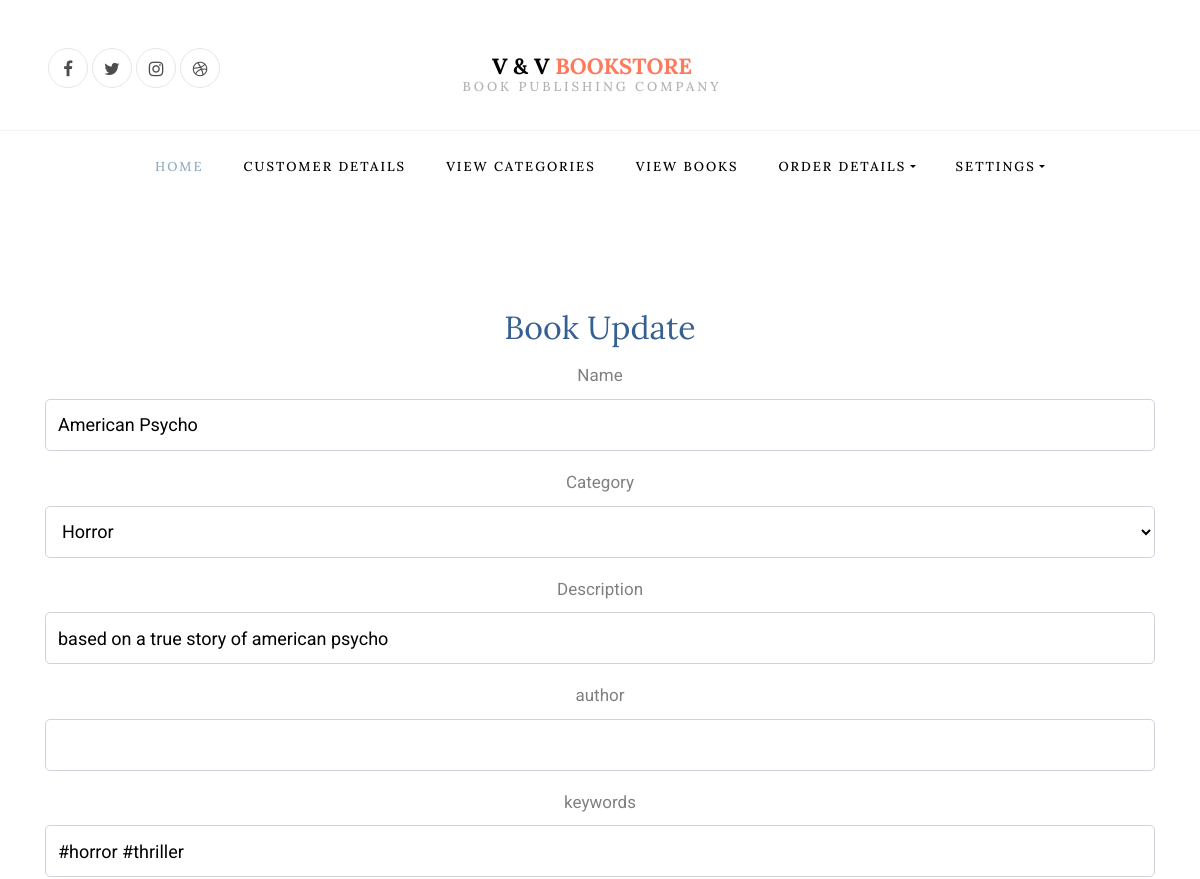
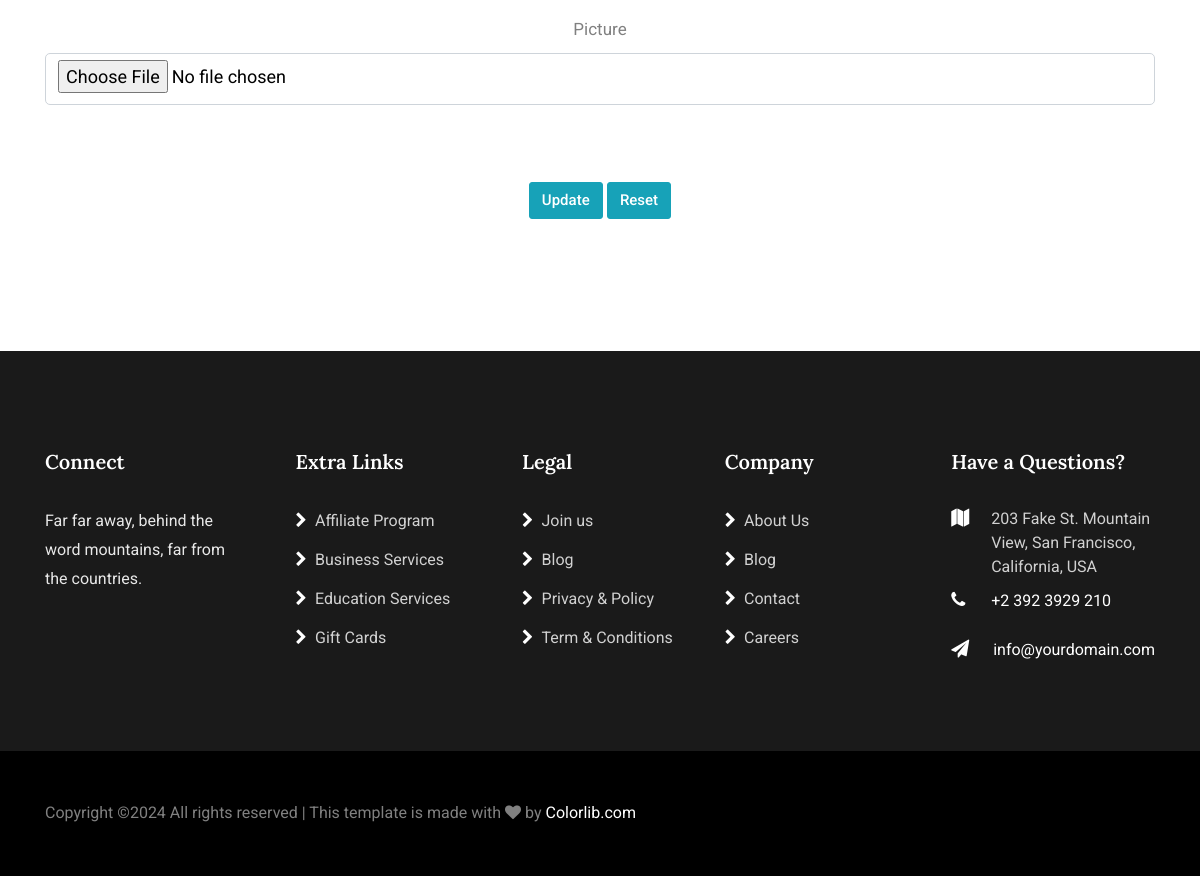
The app's page /admin_book_master_edit?book_id=1 with its own data (2 pictures, top to bottom).
### myapp/models.py (models this page shows)
class book_master(models.Model):
    book_name = models.CharField(max_length=50)
    category_name= models.CharField(max_length=150)
    description = models.CharField(max_length=500)
    pic = models.CharField(max_length=500)
    price = models.FloatField()
    stock = models.IntegerField()
    author = models.CharField(max_length=30)
    keywords = models.CharField(max_length=500)
    status = models.CharField(max_length=10)

### myapp/views.py (the view)
# urls.py: path("admin_book_master_edit", views.admin_book_master_edit, name="admin_book_master_edit"),
def admin_book_master_edit(request):
    cm_l = category_master.objects.all()  # Move this line outside the if-else block
    if request.method == 'POST':
        uploaded_file = request.FILES['document']
        fs = FileSystemStorage()
        pic = fs.save(uploaded_file.name, uploaded_file)
        s_id = request.POST.get('s_id')
        book_name = request.POST.get('book_name')
        category_name = request.POST.get('category_name')
        description = request.POST.get('description')
        author = request.POST.get('author')
        keywords = request.POST.get('keywords')
        dd = book_master.objects.get(id=int(s_id))
        dd.book_name = book_name
        dd.category_name = category_name
        dd.description = description
        dd.author = author
        dd.keywords = keywords
        dd.pic = pic
        dd.save()
        msg = 'Record Updated'
        pm_l = book_master.objects.all()
        context = {'book_list': pm_l, 'category_list': cm_l, 'msg': msg}
        return render(request, 'myapp/admin_book_master_view.html', context)
    else:
        id = request.GET.get('book_id')
        dd = book_master.objects.get(id=int(id))
        context = {'book_name': dd.book_name, 'category_name': dd.category_name, 'description': dd.description, 'keywords': dd.keywords, 's_id': dd.id, 'category_list': cm_l}
        return render(request, './myapp/admin_book_master_edit.html', context)

### myapp/templates/myapp/admin_book_master_edit.html (shortened to what this page needs)
{% extends 'myapp/admin_base.html' %}
{% load static %}
{% block body %}
<section class="ftco-section">
<center>
    <h2><font color="#366092">Book Update</font></h2>
<div class="container">
    <form name="frm" role="form" action="{% url 'admin_book_master_edit' %}" method="post" enctype="multipart/form-data">
        <div class="form-group">
            <label for="product_name">Name</label>
            <input class="form-control" type="text" value="{{book_name}}" name="book_name" required="required" id="book_name">
        </div>
        <div class="form-group">
            <label for="category_id">Category</label>
            <select class="form-control" id="category_name" name="category_name">
                {% for sc in category_list %}
                    {% if sc.category_name == category_name %}
                        <option value="{{ sc.category_name }}" selected>{{ sc.category_name }}</option>
                    {% else %}
                        <option value="{{ sc.category_name }}">{{ sc.category_name }}</option>
                    {% endif %}
                {% endfor %}
            </select>
        </div>
            <div class="form-group">
                <label for="description">Description</label>
                <input class="form-control" type="text"  name="description" value="{{description}}"
                       required="required" id="description">
            </div>
            <div class="form-group">
                <label for="keywords">author</label>
                <input type="text"  class="form-control" id="author" name="author"
                       value="{{author}}" required="required">
            </div>
        <div class="form-group">
                <label for="keywords">keywords</label>
                <input type="text"  class="form-control" id="keywords" name="keywords"
                       value="{{keywords}}" required="required">
            </div>
        <div class="form-group">
            <label for="document">Picture</label>
            <input class="form-control" type="file" name="document" id="document">
        </div>
    </div>
        <br><br>
           <button type="submit" class="btn btn-info" id="bt" name="bt">Update</button>
        <button type="reset" class="btn btn-info" id="rt" name="rt">Reset</button>
        <br><br>
</center>
</section>
{% endblock %}

### records on screen
book_master: book_name "American Psycho", description "based on a true story of american psycho", keywords "#horror #thriller"

### other values on screen
form field category_name "Horror"
